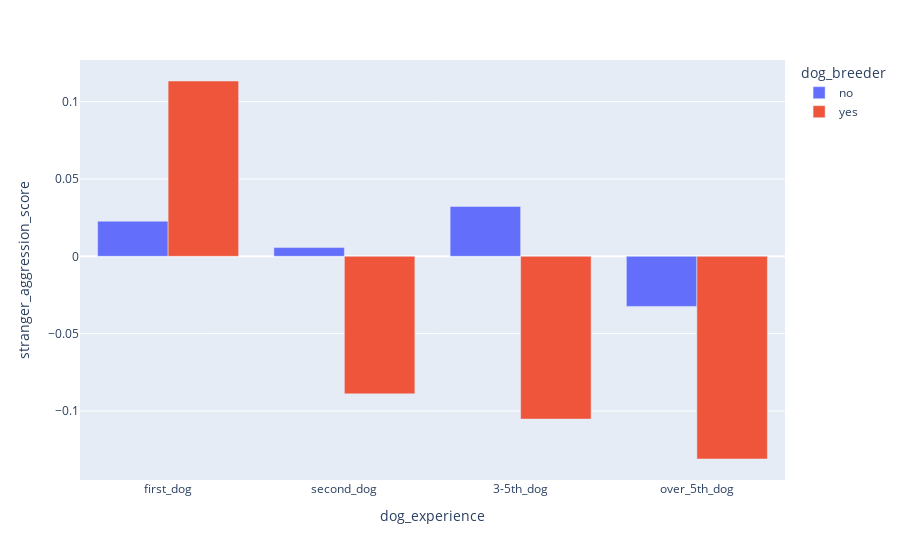

The notebook cell this image was saved under:
### Code cell
A = dogs.groupby(['dog_breeder','dog_experience'])['stranger_aggression_score'].mean().reset_index()
A['dog_experience'] = pd.Categorical(A['dog_experience'], ['first_dog','second_dog','3-5th_dog','over_5th_dog'],ordered=True)
A = A.sort_values(by='dog_experience')
# display(A)
# display(dogs['stranger_aggression_score'].describe())

fig = px.bar(A, x='dog_experience', y='stranger_aggression_score', color='dog_breeder', barmode='group')
fig.show()

fig = px.bar(A, x='dog_experience', y='stranger_aggression_score', color='dog_breeder', barmode='group', title='Aggression score v plnom rozsahu')
fig.update_yaxes(range=[dogs['stranger_aggression_score'].min(), dogs['stranger_aggression_score'].max()])
fig.show()

### Figure 1 — Plotly figure (JSON) as saved in the notebook; plotly's stock layout.template omitted (floating-point values rounded to 4 significant figures)
{"data": [{"alignmentgroup": "True", "hovertemplate": "dog_breeder=no<br>dog_experience=%{x}<br>stranger_aggression_score=%{y}<extra></extra>", "legendgroup": "no", "marker": {"color": "#636efa", "pattern": {"shape": ""}}, "name": "no", "offsetgroup": "no", "orientation": "v", "showlegend": true, "textposition": "auto", "type": "bar", "x": ["first_dog", "second_dog", "3-5th_dog", "over_5th_dog"], "xaxis": "x", "y": [0.02271, 0.005652, 0.03226, -0.0324], "yaxis": "y"}, {"alignmentgroup": "True", "hovertemplate": "dog_breeder=yes<br>dog_experience=%{x}<br>stranger_aggression_score=%{y}<extra></extra>", "legendgroup": "yes", "marker": {"color": "#EF553B", "pattern": {"shape": ""}}, "name": "yes", "offsetgroup": "yes", "orientation": "v", "showlegend": true, "textposition": "auto", "type": "bar", "x": ["first_dog", "second_dog", "3-5th_dog", "over_5th_dog"], "xaxis": "x", "y": [0.1134, -0.08895, -0.1053, -0.1311], "yaxis": "y"}], "layout": {"barmode": "group", "legend": {"title": {"text": "dog_breeder"}, "tracegroupgap": 0}, "margin": {"t": 60}, "xaxis": {"anchor": "y", "domain": [0, 1], "title": {"text": "dog_experience"}}, "yaxis": {"anchor": "x", "domain": [0, 1], "title": {"text": "stranger_aggression_score"}}}}
